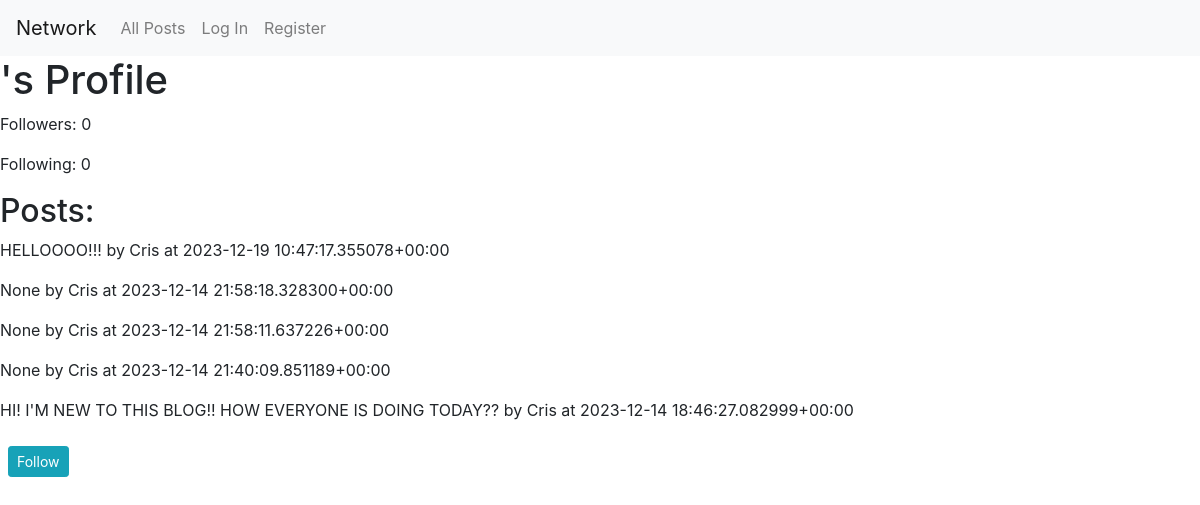
/profile/Cris, run on the app's committed database.
### network/models.py (models this page shows, shortened)
class UserProfile(models.Model):
    user = models.ForeignKey(User, on_delete=models.CASCADE)
    followers = models.ManyToManyField(User, blank=True, related_name="followers")
    following_users = models.ManyToManyField(User, blank=True, related_name="following_users")

class Post(models.Model):
    post = models.CharField(max_length=280, null=True, blank=True)
    created_by = models.ForeignKey(User, on_delete=models.CASCADE)
    created_date = models.DateTimeField(auto_now_add=True)
    likes = models.ManyToManyField(User, blank=True, related_name="liked_user", verbose_name="Likes")
    def __str__(self):
        return f"{self.post} by {self.created_by} at {self.created_date}"

class User(AbstractUser):
    pass
    def __str__(self):
        return f"{self.username}"

### network/views.py (the view)
# urls.py: path('profile/<str:username>', views.user_profile_view, name='profile'),
def user_profile_view(request, username):
    user = get_object_or_404(User, username=username)
    user_profile = UserProfile.objects.get(user=user)
    posts = Post.objects.filter(created_by=user).order_by('-created_date')
    context = {
        'user_profile': user_profile,
        'posts': posts,
    }
    return render(request, 'network/profile.html', context)

### network/templates/network/profile.html (shortened to what this page needs)
{% extends "network/layout.html" %}
{% block body %}
<h1>{{ user.username }}'s Profile</h1>
<p>Followers: {{ user_profile.followers.count }}</p>
<p>Following: {{ user_profile.following_users.count }}</p>
<h2>Posts:</h2>
{% for post in posts %}
    <p>{{ post }}</p>
{% endfor %}
<form method="POST">
    <button type="submit" name="add_follow" value="1" class="btn btn-info btn-sm mt-2 ml-2">
        {% if not followed %}
            Follow
        {% else %}
            Unfollow
        {% endif %}
    </button>
</form>
{% endblock %}

### data on the page
UserProfile: followers.count "0", following_users.count "0"
Post: post+created_by+created_date "HELLOOOO!!! by Cris at 2023-12-19 10:47:17.355078+00:00"
Post: post+created_by+created_date "None by Cris at 2023-12-14 21:58:18.328300+00:00"
Post: post+created_by+created_date "None by Cris at 2023-12-14 21:58:11.637226+00:00"
Post: post+created_by+created_date "None by Cris at 2023-12-14 21:40:09.851189+00:00"
Post: post+created_by+created_date "HI! I'M NEW TO THIS BLOG!! HOW EVERYONE IS DOING TODAY?? by Cris at 2023-12-14 18:46:27.082999+00:00"
